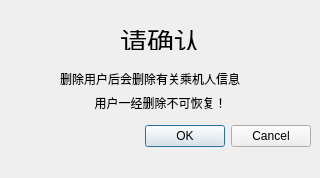
<?xml version="1.0" encoding="UTF-8"?>
<ui version="4.0">
 <class>Dialog</class>
 <widget class="QDialog" name="Dialog">
  <property name="geometry">
   <rect>
    <x>0</x>
    <y>0</y>
    <width>320</width>
    <height>178</height>
   </rect>
  </property>
  <property name="windowTitle">
   <string>确认删除</string>
  </property>
  <widget class="QDialogButtonBox" name="buttonBox">
   <property name="geometry">
    <rect>
     <x>10</x>
     <y>120</y>
     <width>301</width>
     <height>32</height>
    </rect>
   </property>
   <property name="orientation">
    <enum>Qt::Horizontal</enum>
   </property>
   <property name="standardButtons">
    <set>QDialogButtonBox::Cancel|QDialogButtonBox::Ok</set>
   </property>
  </widget>
  <widget class="QLabel" name="label">
   <property name="geometry">
    <rect>
     <x>60</x>
     <y>30</y>
     <width>201</width>
     <height>20</height>
    </rect>
   </property>
   <property name="font">
    <font>
     <pointsize>20</pointsize>
    </font>
   </property>
   <property name="text">
    <string>请确认</string>
   </property>
   <property name="alignment">
    <set>Qt::AlignCenter</set>
   </property>
  </widget>
  <widget class="QWidget" name="layoutWidget">
   <property name="geometry">
    <rect>
     <x>60</x>
     <y>70</y>
     <width>201</width>
     <height>42</height>
    </rect>
   </property>
   <layout class="QVBoxLayout" name="verticalLayout">
    <item>
     <widget class="QLabel" name="label_2">
      <property name="text">
       <string>删除用户后会删除有关乘机人信息</string>
      </property>
     </widget>
    </item>
    <item>
     <widget class="QLabel" name="label_3">
      <property name="text">
       <string>用户一经删除不可恢复！</string>
      </property>
      <property name="alignment">
       <set>Qt::AlignCenter</set>
      </property>
     </widget>
    </item>
   </layout>
  </widget>
 </widget>
 <resources/>
 <connections>
  <connection>
   <sender>buttonBox</sender>
   <signal>rejected()</signal>
   <receiver>Dialog</receiver>
   <slot>reject()</slot>
   <hints>
    <hint type="sourcelabel">
     <x>316</x>
     <y>260</y>
    </hint>
    <hint type="destinationlabel">
     <x>286</x>
     <y>274</y>
    </hint>
   </hints>
  </connection>
 </connections>
</ui>
